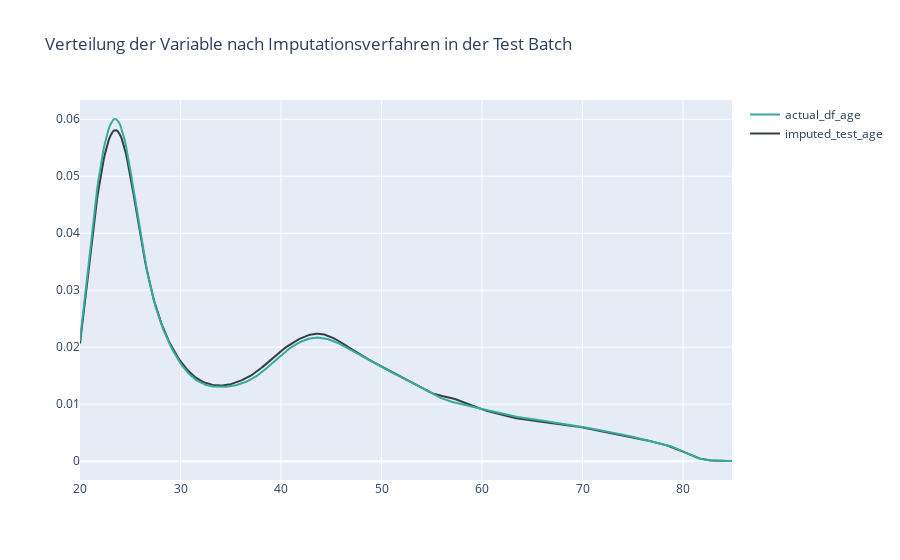

Notebook code cell kept with this figure:
### Code cell
hist_data = [X_train_df_copy['age'], actual_df_age]

group_labels = ['imputed_test_age', 'actual_df_age']
colors = ['#333F44', '#37AA9C']

# Create distplot with curve_type set to 'normal'
fig = ff.create_distplot(hist_data, group_labels, show_hist=False, colors=colors, rug_text=None, show_rug=False)

# Add title
fig.update_layout(title_text='Verteilung der Variable nach Imputationsverfahren in der Test Batch')
fig.show()

### Figure 1 — Plotly figure (JSON) as saved in the notebook; plotly's stock layout.template omitted (floating-point values rounded to 4 significant figures; data arrays with more than 128 entries replaced by an {"elided": "..."} marker saying what was removed)
{"data": [{"legendgroup": "imputed_test_age", "marker": {"color": "#333F44"}, "mode": "lines", "name": "imputed_test_age", "showlegend": true, "type": "scatter", "x": {"elided": "500 float values"}, "xaxis": "x", "y": {"elided": "500 float values"}, "yaxis": "y"}, {"legendgroup": "actual_df_age", "marker": {"color": "#37AA9C"}, "mode": "lines", "name": "actual_df_age", "showlegend": true, "type": "scatter", "x": {"elided": "500 float values"}, "xaxis": "x", "y": {"elided": "500 float values"}, "yaxis": "y"}], "layout": {"barmode": "overlay", "hovermode": "closest", "legend": {"traceorder": "reversed"}, "title": {"text": "Verteilung der Variable nach Imputationsverfahren in der Test Batch"}, "xaxis": {"anchor": "y2", "domain": [0, 1], "zeroline": false}, "yaxis": {"anchor": "free", "domain": [0, 1], "position": 0}}}
